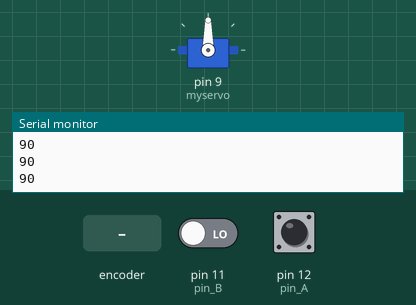
Recording of a sketch running on a simulated Arduino Uno, built with avr-gcc and run on an emulated ATmega328P. Shown: servo, the last lines printed to the serial monitor. The inputs (shaded band) are chosen by the test bench; at power-on: pin 11 (pin_B) LOW, pin 12 (pin_A) HIGH.

Above: at 1.2 s.
1.3 s: rotary encoder on pin 12 (pin_A) / pin 11 (pin_B) turned 3 steps (first pin leading)
At 1.6 s:
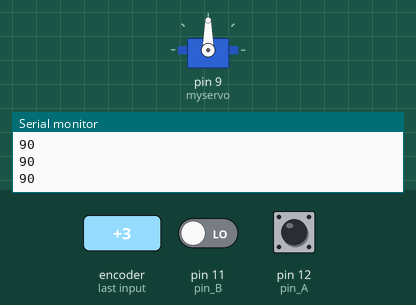
3.4 s: rotary encoder on pin 12 (pin_A) / pin 11 (pin_B) turned 3 steps (first pin leading)
At 4.7 s:
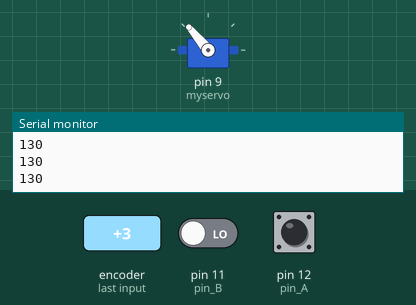
5.5 s: rotary encoder on pin 12 (pin_A) / pin 11 (pin_B) turned 1 step (first pin leading)
At 6.0 s:
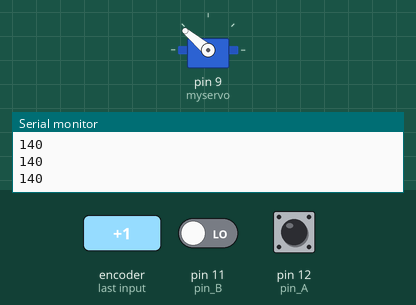
7.2 s: rotary encoder on pin 12 (pin_A) / pin 11 (pin_B) turned 3 steps (first pin leading)
At 8.8 s:
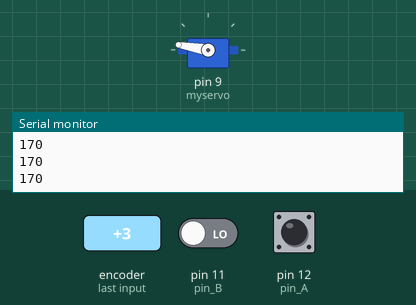
9.3 s: rotary encoder on pin 12 (pin_A) / pin 11 (pin_B) turned 1 step (first pin leading)
At 10.1 s:
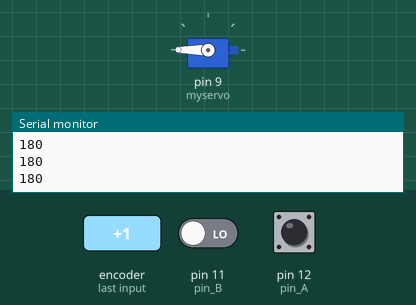
Timing chart, 0 to 12.0 s (numbered marks = the images above; inputs shaded):
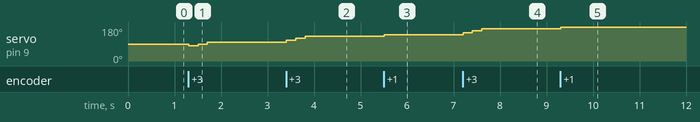

The sketch:

servo_control_wi_rot_enc_1.ino
```cpp
int brightness = 90;
int fadeAmount = 10;
unsigned long currentTime;
unsigned long loopTime;
const int pin_A = 12;
const int pin_B = 11;
unsigned char encoder_A;
unsigned char encoder_B;
unsigned char encoder_A_prev=0;
#include <Servo.h>
Servo myservo;
void setup()  {
  myservo.attach(9);

  pinMode(pin_A, INPUT);
  pinMode(pin_B, INPUT);
  currentTime = millis();
  loopTime = currentTime;
 Serial.begin (9600);
}

void loop()  {
  // get the current elapsed time
  currentTime = millis();
  if(currentTime >= (loopTime + 5)){
    // 5ms since last check of encoder = 200Hz
    encoder_A = digitalRead(pin_A);    // Read encoder pins
    encoder_B = digitalRead(pin_B);
    if((!encoder_A) && (encoder_A_prev)){
      // A has gone from high to low
      if(encoder_B) {
        // B is high so clockwise
        // increase the brightness, dont go over 255
        if(brightness + fadeAmount <= 180) brightness += fadeAmount;
      }
      else {
        // B is low so counter-clockwise
        // decrease the brightness, dont go below 0
        if(brightness - fadeAmount >= -9) brightness -= fadeAmount;
      }

    }
    encoder_A_prev = encoder_A;     // Store value of A for next time


    loopTime = currentTime;  // Updates loopTime
  }
  // Other processing can be done here
   Serial.println (brightness);
   myservo.write(brightness);
}
```

Measured:
- after the input at 1.3 s, servo on pin 9 (myservo): 90° → 80° at once, → 90° 0.20 s later, → 100° 0.20 s later
- after the input at 3.4 s, servo on pin 9 (myservo): 100° → 110° at once, → 120° 0.20 s later, → 130° 0.20 s later
- after the input at 5.5 s, servo on pin 9 (myservo): 130° → 140° at once
- after the input at 7.2 s, servo on pin 9 (myservo): 140° → 150° at once, → 160° 0.20 s later, → 170° 0.20 s later
- after the input at 9.3 s, servo on pin 9 (myservo): 170° → 180° at once
